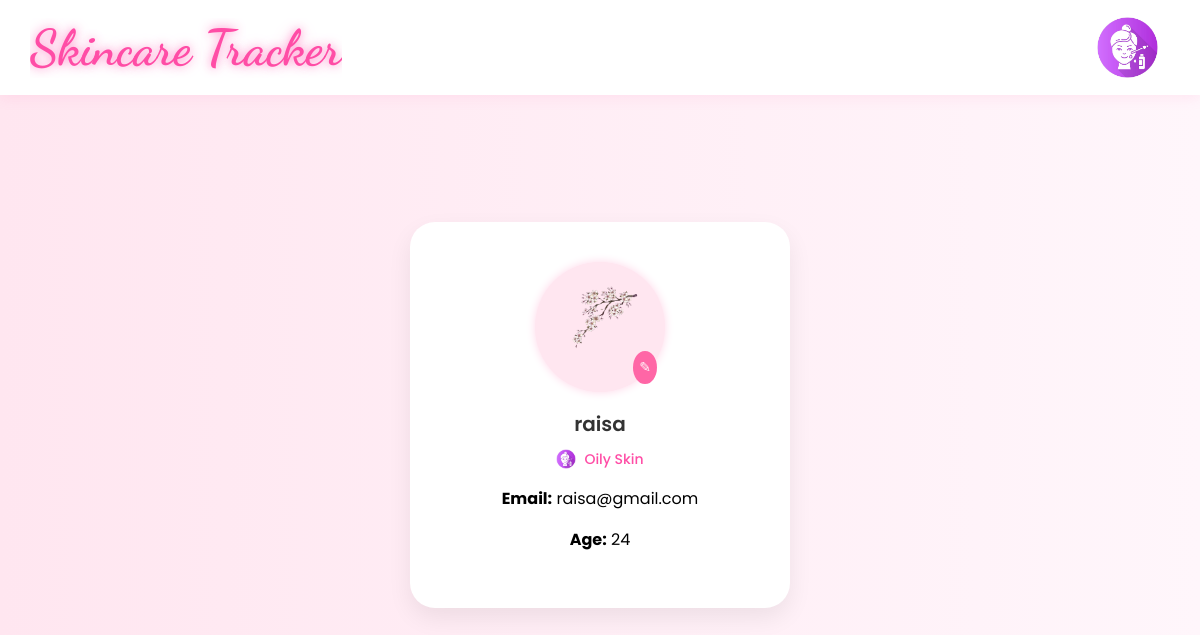
/user/profile (signed in), run on an earlier commit of the app's database.
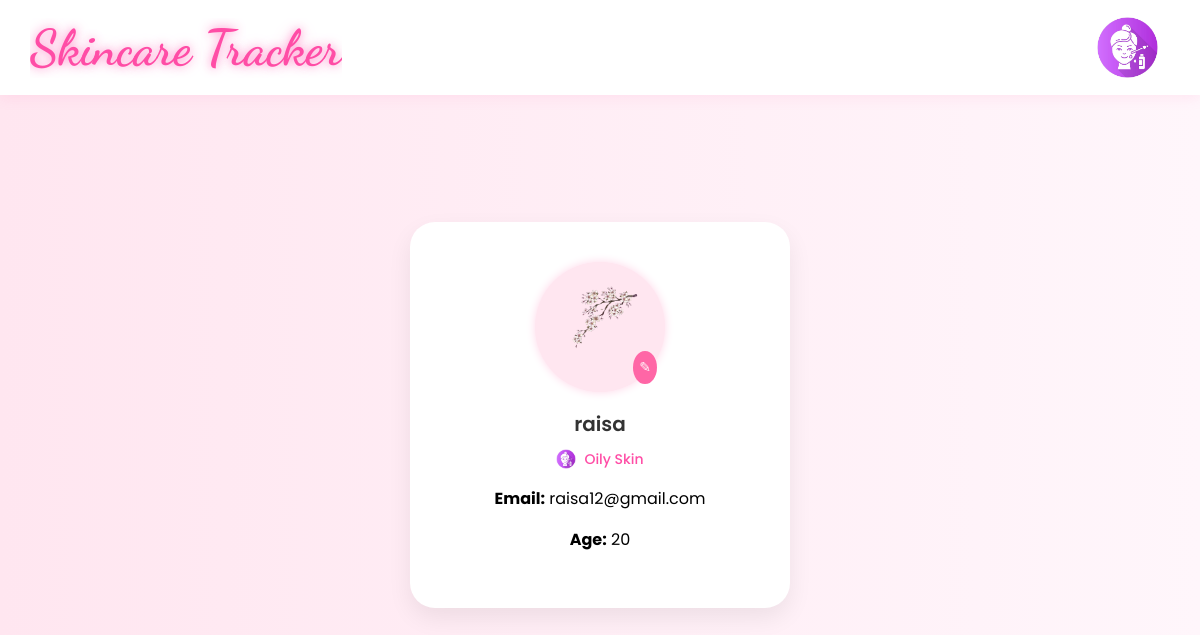
And on a later commit of the database.
### tables this page shows
CREATE TABLE Users (
    user_id INTEGER PRIMARY KEY AUTOINCREMENT,
    username TEXT UNIQUE NOT NULL,
    password TEXT NOT NULL,
    email TEXT UNIQUE NOT NULL,
    age INTEGER,
    skintype TEXT,
    profile_pic TEXT
);

### routes/user_routes.py (the view)
@user_bp.route("/")
@user_bp.route("user/profile")
@user_bp.route("/profile", methods=["GET"] )
def view_user():
    if "user_id" not in session:
        return redirect("/login")
    db = __import__("app").app.get_db_connection()
    user = db.execute(
        "SELECT username, email, age, skintype, profile_pic FROM Users WHERE user_id=?",
        (session["user_id"],),
    ).fetchone()
    db.close()
    return render_template(
        "user/profile.html",
        user={
            "username": user[0],
            "email": user[1],
            "age": user[2],
            "skintype": user[3],
            "picture": user[4],
        },
    )

### app.py (called while the page is built)
def get_db_connection():
    conn = sqlite3.connect(st_db)
    conn.row_factory = sqlite3.Row
    return conn

### templates/user/profile.html (shortened to what this page needs)
{% extends "base.html" %}
{% block content %}
<div class="profile-container">
    <div class="profile-card">
        <div class="profile-picture-frame">
            <form method="POST" action="user/upload_profile_picture" enctype="multipart/form-data">
                <label for="profile-picture-upload">
                    <img src="{{ url_for('static', filename='images/' + user.picture) }}" alt="Profile Picture" class="profile-pic">
                </label>
            </form>
            <div class="edit-icon" onclick="location.href='user/edit_profile'">✎</div>
        </div>
        <h2 class="username">{{ user.username }}</h2>
        <div class="skin-type-display">
            <img src="{{ url_for('static', filename='images/skincare-user-icon.png') }}" alt="Skin Icon" class="skin-icon">
            <span class="skin-label">{{ user.skintype }} Skin</span>
        </div>
        <div class="profile-details">
            <p><strong>Email:</strong> {{ user.email }}</p>
            <p><strong>Age:</strong> {{ user.age }}</p>
        </div>
    </div>
</div>
{% endblock %}

### templates/base.html (shortened to what this page needs)
<!DOCTYPE html>
<html lang="en">
<head>
    <link rel="stylesheet" href="{{ url_for('static', filename='css/style.css') }}">
</head>
<body>
<div class="navbar">
    <h2 id="topTitle" onclick="window.location.href = '/';">Skincare Tracker</h2>
    <br>
    {% if session.get('user_id') %}
    <div class="user-dropdown">
        <img src="{{ url_for('static', filename='images/skincare-user-icon.png') }}" alt="User" class="user-icon" onclick="toggleDropdown()">
    </div>
    {% endif %}
</div>
<div class="container">
    {% block content %}{% endblock %}
</div>
</body>
</html>

### static/css/style.css (style rules this page uses)
body { font-family: 'Poppins', sans-serif; background: linear-gradient(to right, #ffe6f0, #fff6fb); margin: 0; padding: 0; }
.navbar { background-color: #ffffff; padding: 15px 30px; box-shadow: 0 4px 12px rgba(255, 105, 180, 0.1); display: flex; align-items: center; justify-content: space-between; position: sticky; top: 0; z-index: 10; }
.navbar { z-index: 10; position: relative; }
.navbar h2 { margin: 0; font-size: 50px; font-family: 'Dancing Script', cursive; font-weight: 700; color: #ff4da6; position: relative; overflow: hidden; animation: sparkleReveal 2s ease-out forwards; }
.navbar h2::after { content: ""; position: absolute; top: 0; left: -100%; width: 100%; height: 100%; background: url("../images/sparkle-overlay.gif") no-repeat center; background-size: cover; animation: sparkleSwipe 2s forwards; pointer-events: none; }
.container { display: flex; justify-content: center; align-items: center; height: 80vh; gap: 50px; position: relative; z-index: 1; }
.profile-container { display: flex; justify-content: center; align-items: center; height: 85vh; }
.profile-card { background-color: #fff; padding: 40px; border-radius: 25px; width: 300px; text-align: center; box-shadow: 0 10px 25px rgba(0, 0, 0, 0.07); }
.profile-picture-frame { position: relative; width: 110px; height: 110px; margin: 0 auto 15px auto; border-radius: 50%; background: #ffe6f0; padding: 10px; box-shadow: 0 0 10px #ffd6e8; }
.profile-pic { width: 90px; height: 90px; object-fit: cover; border-radius: 50%; display: block; margin: 0 auto; }
.edit-icon { position: absolute; bottom: 8px; right: 8px; background-color: #ff66a6; color: white; font-size: 14px; padding: 6px; border-radius: 50%; cursor: pointer; z-index: 2; }
.username { font-size: 20px; font-weight: 600; color: #333; margin-bottom: 10px; }
.skin-type-display { display: flex; align-items: center; justify-content: center; gap: 8px; margin-top: 5px; }
.skin-icon { width: 20px; height: 20px; }
.skin-label { font-size: 14px; color: #ff4da6; font-weight: 500; }
.user-dropdown { position: relative; display: flex; align-items: center; margin-left: auto; margin-right: 10px; }
.user-icon { width: 65px; height: 65px; object-fit: cover; border-radius: 50%; cursor: pointer; transition: transform 0.2s ease-in-out; }

What changed in the data, as far as the page shows it:
changed Users "raisa": email "raisa@gmail.com" → "raisa12@gmail.com"; age "24" → "20"
